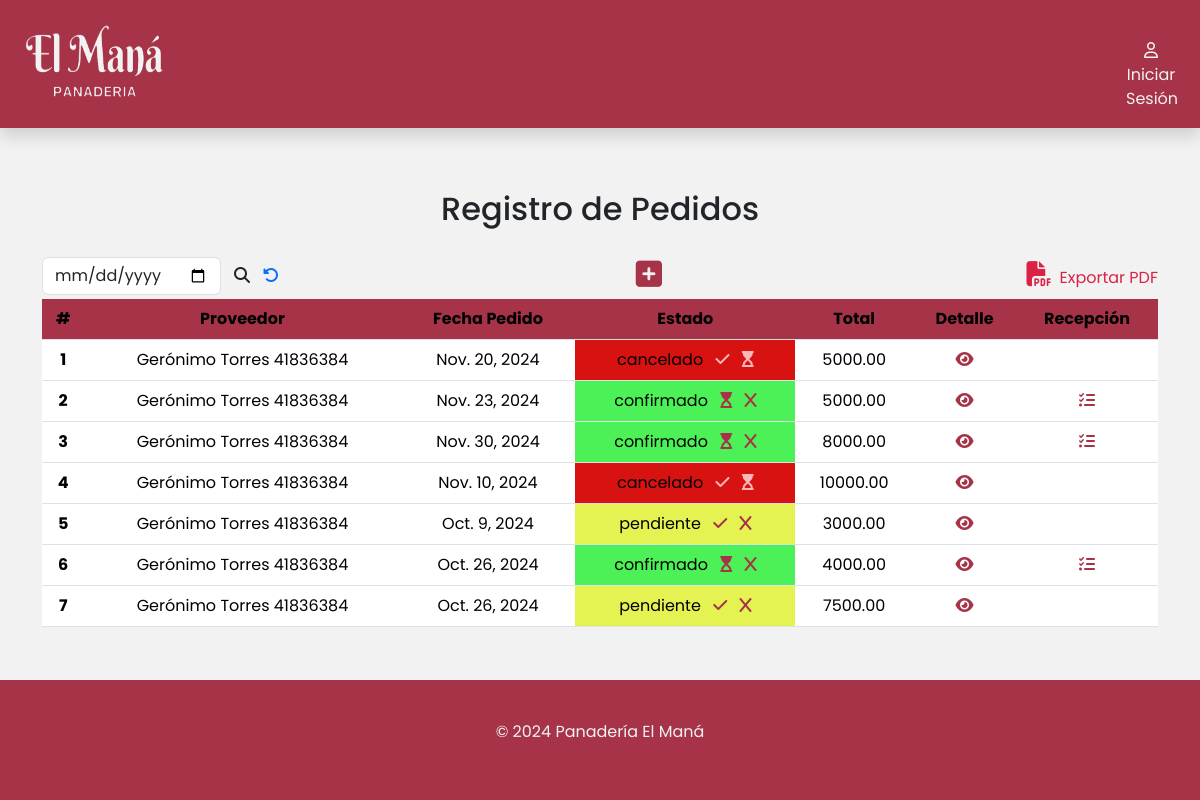
Page /pedidos/ on the earlier database version.
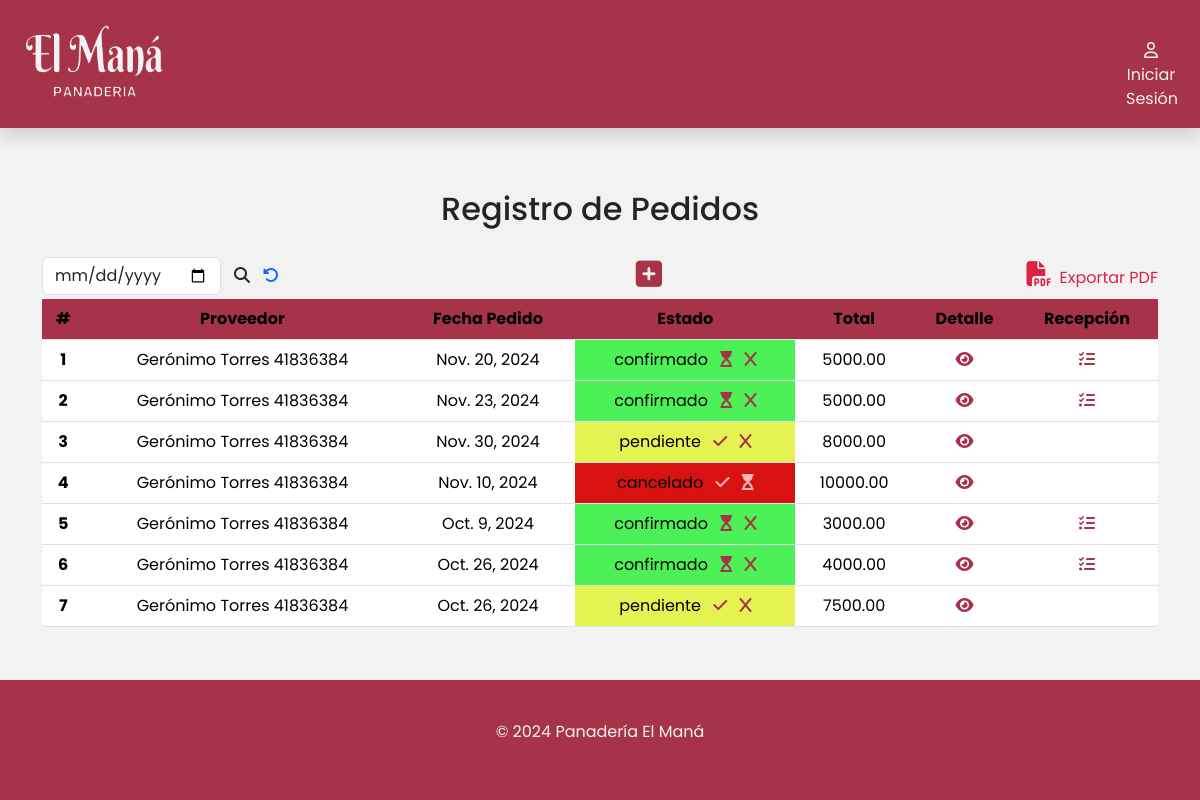
Same page on the later database version.
### apps/pedidos/models.py (models this page shows, shortened)
class Pedido(models.Model):
    proveedor = models.ForeignKey(Proveedor, on_delete=models.CASCADE,related_name = 'proveedor')
    ESTADO_PEDIDO = [
        ('confirmado', 'Confirmado'),
        ('pendiente', 'Pendiente'),
        ('cancelado', 'Cancelado'),
    ]
    fechaPedido = models.DateField(blank=False,null=False)
    estadoPedido = models.CharField(max_length=10,choices=ESTADO_PEDIDO,blank=False,null=False)
    precioTotalDelPedido = models.DecimalField(max_digits=10, decimal_places=2, null=True, blank=True, default=0)

class Proveedor(Persona):
    ESTADO = [
        ('activo', 'Activo'),
        ('inactivo', 'Inactivo'),
    ]
    dni  = models.CharField(max_length=8,blank=False,null=False)
    estado = models.CharField(max_length=10, choices=ESTADO,blank=False, null=False)
    empresa = models.CharField(max_length=50,blank=False,null=False)
    def __str__(self):
        return f"{self.nombre} {self.apellido} {self.dni}"

### apps/pedidos/views.py (the view)
# urls.py: path('',include('apps.pedidos.urls')),
def pedidos(request):
    pedidos = Pedido.objects.all()  # Obtener todos los pedidos
    mostrar_boton = True  # Variable para controlar la visibilidad del botón
    mostrar_botonPdf = False
    insumos_dict = {insumo.id: insumo.precioInsumo for insumo in Insumo.objects.all()}
    if request.method == 'POST':
        pedidoForm = FormularioPedido(request.POST)
        detallePedidoFormset = DetallePedidoFormSet(request.POST)
        if pedidoForm.is_valid() and detallePedidoFormset.is_valid():
            pedido = pedidoForm.save()
            totalPedido = 0
            for detalle_form in detallePedidoFormset:
                detalle = detalle_form.save(commit=False)
                detalle.pedido = pedido  # Asigna el pedido a cada detalle
                detalle.save()
                totalPedido += detalle.subTotal  # Asegúrate de que `subTotal` esté definido y calculado en `DetallePedido`
            pedido.precioTotalDelPedido = totalPedido
            pedido.save()
            return redirect('/pedidos')
    else:
        pedidoForm = FormularioPedido()  # Crear un nuevo formulario vacío
        detallePedidoFormset = DetallePedidoFormSet()  # Crear un nuevo formset vacío
    return render(request, 'pedido/pedidos.html', {
        'pedidoForm': pedidoForm,
        'detallePedidoFormset': detallePedidoFormset,
        'pedidos': pedidos,
        'mostrar_boton': mostrar_boton,
        'mostrar_botonPdf':mostrar_botonPdf,
        'insumos_dict': insumos_dict,  # Pasar los precios de los insumos
    })

### apps/pedidos/forms.py
class FormularioPedido(forms.ModelForm):
    class Meta:
        model = Pedido
        fields = [
            'proveedor',
            'fechaPedido',
            'estadoPedido',
        ]
        labels = {
            'proveedor': 'Proveedor',
            'fechaPedido': 'Fecha Pedido',
            'estadoPedido': 'Estado',
        }
        widgets = {
            'proveedor': forms.Select(attrs={'class': 'form-control'}),
            'fechaPedido': forms.DateInput(attrs={'type': 'date','class': 'form-control'}),
            'estadoPedido': forms.Select(attrs={'class': 'form-control'}),
        }
        error_messages = {
            'proveedor': {
                'required': 'Ingresar Proveedores.',
            },
            'fechaPedido': {
                'required': 'Ingresa fecha de pedido.',
            },
           'estadoPedido': {
                'required': 'ingresa el estado del pedido.',
            },
        }

### apps/productos/models.py (called while the page is built)
    def __str__(self):
        return self.nombre

### apps/pedidos/templates/pedido/pedidos.html (shortened to what this page needs)
{%extends 'base/base.html'%}
{% load static %}
{% block contenido %}
<div class="container" id="container-tabla">
    <div class="col-12">
        <h2 class="text-center pb-3">Registro de Pedidos</h2>
        <div class="busqueda d-flex">
            <form class="d-flex align-items-center justify-content-center" role="search" method="POST" action="{% url 'pedidos:buscarPorFecha' %}">
                <input class="form-control" type="date" id="busqueda" name="busqueda" required>
                <button class="btn" type="submit">
                    <i class="fa-solid fa-magnifying-glass" style="font-size: 16px" title="Buscar"></i>
                </button>
                <a href="/pedidos"><i class="fa-solid fa-rotate-left" title="Recargar página"></i></a>
            </form>
            {% if mostrar_boton %}
            <div class="btn-modal">
                <button
                    type="button"
                    class="btn"
                    data-bs-toggle="modal"
                    data-bs-target="#exampleModal"
                >
                    <i
                        class="fa-solid fa-square-plus"
                        title="Agregar Pedido"
                        style="font-size: 30px"
                    >
                    </i>
                </button>
            </div>
            <a class="expPdf" href="{% url 'pedidos:generarPDFPedConfir' %}?fecha={{ busqueda }}%}"
            ><i class="fa-solid fa-file-pdf px-2" style="font-size: 25px"></i
            >Exportar PDF</a>
            {% endif %}
        </div>
        <div class="table-responsive">
            <table class="table">
                <thead class="bg-table">
                    <tr>
                        <th scope="col">#</th>
                        <th scope="col">Proveedor</th>
                        <th scope="col">Fecha Pedido</th>
                        <th scope="col">Estado</th>
                        <th scope="col">Total</th>
                        <th scope="col">Detalle</th>
                        <th scope="col">Recepción</th>
                    </tr>
                </thead>
                <tbody>
                    {% for pedido in pedidos %}
                    <tr>
                        <th scope="row">{{ forloop.counter }}</th>
                        <td>{{ pedido.proveedor }}</td>
                        <td>{{ pedido.fechaPedido }}</td>
                        {% if pedido.estadoPedido == 'cancelado' %}
                        <td style="background-color: #d81111;">{{ pedido.estadoPedido }}
                            <span class=''>
                                <a href="{% url 'pedidos:actualizarPedido' pedido.id 'c'%}" style="margin-left: 8px;"><i class="fa-solid fa-check" style="color: #f9b8b8;"></i></a>
                                <a href="{% url 'pedidos:actualizarPedido' pedido.id 'p'%}" style="margin-left: 8px;"><i class="fa-solid fa-hourglass-start" style="color: #f9b8b8;"></i></a>
                            </span>
                        </td>{% endif %}
                        {% if pedido.estadoPedido == 'pendiente' %}
                        <td style="background-color: #e4f352;">{{ pedido.estadoPedido }}
                            <span class=''>
                                <a href="{% url 'pedidos:actualizarPedido' pedido.id 'c'%}" style="margin-left: 8px;"><i class="fa-solid fa-check" style="color: #a63348;"></i></a>
                                <a href="{% url 'pedidos:actualizarPedido' pedido.id 'x'%}" style="margin-left: 8px;"><i class="fa-solid fa-x" style="color: #a63348;"></i></a>
                            </span>
                        </td>{% endif %}
                        {% if pedido.estadoPedido == 'confirmado' %}
                        <td style="background-color: #4bf156;">{{ pedido.estadoPedido }}
                            <span class=''>
                                <a href="{% url 'pedidos:actualizarPedido' pedido.id 'p'%}" style="margin-left: 8px;"><i class="fa-solid fa-hourglass-start" style="color: #a63348;"></i></a>
                                <a href="{% url 'pedidos:actualizarPedido' pedido.id 'x'%}" style="margin-left: 8px;"><i class="fa-solid fa-x" style="color: #a63348;"></i></a>
                            </span>
                        </td>{% endif %}
                        <td>{{ pedido.precioTotalDelPedido }}</td>
                        <td>
                            <a href="{% url 'pedidos:verDetallePedido' pedido.id %}"><i class="fa-solid fa-eye" title="Ver detalles"></i></a>
                        </td>
                        {% if pedido.estadoPedido == 'confirmado' %}
                        <td>
                            <a href="{% url 'pedidos:recepcionDePedido' pedido.id %}"><i class="fa-solid fa-list-check" title="Agregar Recepcion"></i></a>
                        </td>
                        {% else %}
                            <td></td>
                        {% endif %}
                    </tr>
                    {% empty %}
                    <tr>
                        <td colspan="10">No hay pedidos disponibles.</td>
                    </tr>
                    {% endfor %}
                </tbody>
            </table>
        </div>
    </div>
</div>
{% endblock %}

### templates/base/base.html (shortened to what this page needs)
{% load static %}
<!DOCTYPE html>
<html lang="en">
<head>
  <link href="https://cdn.jsdelivr.net/npm/bootstrap@5.3.3/dist/css/bootstrap.min.css" rel="stylesheet"
 />
  <link rel="stylesheet" href="{% static 'css/estilos.css' %}" />
</head>
<body>
  <header>
        <div class="container-fluid shadow">
          <div class="logo">
            <a href="{% url 'inicio:index' %}">
              <img class="logopng" src="{% static 'img/isologo.png' %}" alt="Logo Panadería El Maná" width="140px" height="80px" /></a>
          </div>
          {% if user.is_authenticated %}
          <div class="d-flex flex-column align-items-center justify-content-center">
            <div class="usuario d-flex flex-column align-items-center justify-content-center">
                <a href="#">
                  <i class="fa-regular fa-user"></i>
                  <p>{{user.username}}</p>
                </a>
            </div>
              <a href="{% url 'logout' %} " id="cerrarSesion">Cerrar Sesión</a>
          </div>
          {% else %}
            <div class="usuario">
              <a href="{% url 'login' %}">
                <i class="fa-regular fa-user"></i>
                <p>Iniciar Sesión</p>
              </a>
            </div>
          {% endif %}
        </div>
  </header>
  {% if user.is_authenticated %}
    <input type="checkbox" id="btn-menu" />
    <div class="container-menu shadow">
      <div class="cont-menu">
        <nav>
          <a href="{% url 'productos:insumos' %}"><i class="fa-solid fa-chart-simple"></i>Insumos</a>
          <a href="{% url 'productos:productos' %}"><i class="fa-solid fa-bread-slice"></i>Productos</a>
          <a href="/html/gestion_clientes.html"><i class="fa-solid fa-person-circle-check"></i>Clientes</a>
          <a href="{% url 'pedidos:pedidos' %}"><i class="fa-solid fa-cart-shopping"></i>Pedidos</a>
          <a href="{% url 'ventas:ventas' %}"><i class="fa-solid fa-cash-register"></i>Ventas</a>
          <a href="{% url 'pedidos:proveedores' %}"><i class="fa-solid fa-people-carry-box"></i>Proveedores</a>
          <a href="/html/estadisticas.html"><i class="fa-solid fa-chart-simple"></i>Estadísticas</a>
        </nav>
        <label for="btn-menu" class="equis"><i class="fa-solid fa-xmark"></i></label>
      </div>
    </div>
  {% else %}
    <p>Por favor inicie sesión para entrar en las opciones de empleado </p>
  {% endif %}
  {% block contenido %}
  {% endblock %}
  <div class="container-footer">
    <footer class="footer py-3 my-4">
      {% if user.is_authenticated %}
      <ul class="nav justify-content-center border-bottom pb-3 mb-3">
        <li class="nav-item">
          <a href="/html/index.html" class="nav-link px-2">Inicio</a>
        </li>
        <li class="nav-item">
          <a href="/html/estadisticas.html" class="nav-link px-2">Estadísticas</a>
        </li>
        <li class="nav-item">
          <a href="/html/productos.html" class="nav-link px-2">Productos</a>
        </li>
        <li class="nav-item">
          <a href="/html/gestion_clientes.html" class="nav-link px-2">Clientes</a>
        </li>
        <li class="nav-item">
          <a href="/html/gestion_compras.html" class="nav-link px-2">Compras</a>
        </li>
        <li class="nav-item">
          <a href="{% url 'ventas:ventas' %}" class="nav-link px-2">Ventas</a>
        </li>
        <li class="nav-item">
          <a href="/html/gestion_proveedores.html" class="nav-link px-2">Proveedores</a>
        </li>
        <li class="nav-item">
          <a href="/html/empleados.html" class="nav-link px-2">Empleados</a>
        </li>
      </ul>
      <p class="text-center">© 2024 Panadería El Maná</p>
      {% else %}
        <p class="text-center">© 2024 Panadería El Maná</p>
      {% endif %}
    </footer>
  </div>
</body>
</html>

### static/css/estilos.css (style rules this page uses)
body { display: flex; flex-direction: column; min-height: 100vh; margin: 0; font-family: Poppins, sans-serif; background-color: #f2f2f2; }
.container-fluid { position: fixed; background-color: #a63348; padding: 1.5rem; margin-top: auto; display: flex; align-items: center; justify-content: space-between; z-index: 1000; }
.logo { font-size: large; font-weight: 700; padding-right: 5px; }
.usuario { width: 50px; height: 50px; text-align: center; justify-items: center; }
.usuario a { color: #f2f2f2; text-decoration: none; }
.container-fluid .usuario { color: #f2f2f2; }
.container-footer { margin-top: auto; background-color: #a63348; color: #f2f2f2; }
#container-tabla { padding-top: 150px; }
table { text-align: center; }
th, td { vertical-align: middle; }
.bg-table { --bs-table-bg: #a63348; }
.expPdf { text-decoration: none; color: #da2244; }
.busqueda { justify-content: space-between; align-items: center; }
.btn-modal .fa-solid { color: #a63348; }
.fa-square-plus,.fa-eye, .fa-list-check { color: #a63348; }

Differences in the rows shown:
changed Pedido "Nov. 20, 2024": estadoPedido "cancelado" → "confirmado"
changed Pedido "Nov. 30, 2024": estadoPedido "confirmado" → "pendiente"
changed Pedido "Oct. 9, 2024": estadoPedido "pendiente" → "confirmado"
